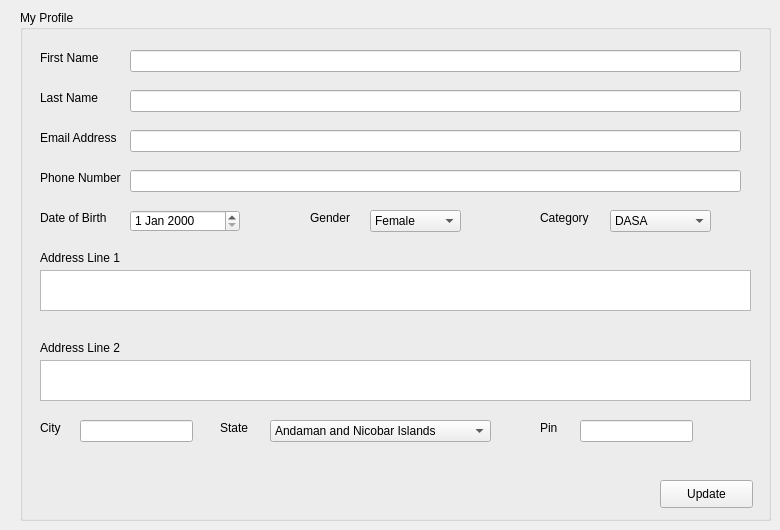
      <widget class="QWidget" name="tab_6">
       <attribute name="title">
        <string>Personal</string>
       </attribute>
       <widget class="QGroupBox" name="groupBox">
        <property name="geometry">
         <rect>
          <x>20</x>
          <y>10</y>
          <width>751</width>
          <height>511</height>
         </rect>
        </property>
        <property name="title">
         <string>My Profile</string>
        </property>
        <widget class="QLineEdit" name="lineEdit">
         <property name="geometry">
          <rect>
           <x>110</x>
           <y>40</y>
           <width>611</width>
           <height>22</height>
          </rect>
         </property>
        </widget>
        <widget class="QLabel" name="label">
         <property name="geometry">
          <rect>
           <x>20</x>
           <y>40</y>
           <width>71</width>
           <height>16</height>
          </rect>
         </property>
         <property name="text">
          <string>First Name</string>
         </property>
        </widget>
        <widget class="QLabel" name="label_2">
         <property name="geometry">
          <rect>
           <x>20</x>
           <y>80</y>
           <width>71</width>
           <height>16</height>
          </rect>
         </property>
         <property name="text">
          <string>Last Name</string>
         </property>
        </widget>
        <widget class="QLineEdit" name="lineEdit_2">
         <property name="geometry">
          <rect>
           <x>110</x>
           <y>80</y>
           <width>611</width>
           <height>22</height>
          </rect>
         </property>
        </widget>
        <widget class="QLabel" name="label_3">
         <property name="geometry">
          <rect>
           <x>20</x>
           <y>120</y>
           <width>81</width>
           <height>16</height>
          </rect>
         </property>
         <property name="text">
          <string>Email Address</string>
         </property>
        </widget>
        <widget class="QLineEdit" name="lineEdit_3">
         <property name="geometry">
          <rect>
           <x>110</x>
           <y>120</y>
           <width>611</width>
           <height>22</height>
          </rect>
         </property>
        </widget>
        <widget class="QLineEdit" name="lineEdit_7">
         <property name="geometry">
          <rect>
           <x>110</x>
           <y>160</y>
           <width>611</width>
           <height>22</height>
          </rect>
         </property>
        </widget>
        <widget class="QLabel" name="label_4">
         <property name="geometry">
          <rect>
           <x>20</x>
           <y>160</y>
           <width>91</width>
           <height>16</height>
          </rect>
         </property>
         <property name="text">
          <string>Phone Number</string>
         </property>
        </widget>
        <widget class="QLabel" name="label_5">
         <property name="geometry">
          <rect>
           <x>20</x>
           <y>200</y>
           <width>81</width>
           <height>16</height>
          </rect>
         </property>
         <property name="text">
          <string>Date of Birth</string>
         </property>
        </widget>
        <widget class="QLabel" name="label_6">
         <property name="geometry">
          <rect>
           <x>20</x>
           <y>240</y>
           <width>91</width>
           <height>16</height>
          </rect>
         </property>
         <property name="text">
          <string>Address Line 1</string>
         </property>
        </widget>
        <widget class="QLabel" name="label_9">
         <property name="geometry">
          <rect>
           <x>520</x>
           <y>200</y>
           <width>81</width>
           <height>16</height>
          </rect>
         </property>
         <property name="text">
          <string>Category</string>
         </property>
        </widget>
        <widget class="QLabel" name="label_10">
         <property name="geometry">
          <rect>
           <x>20</x>
           <y>330</y>
           <width>91</width>
           <height>16</height>
          </rect>
         </property>
         <property name="text">
          <string>Address Line 2</string>
         </property>
        </widget>
        <widget class="QLabel" name="label_11">
         <property name="geometry">
          <rect>
           <x>290</x>
           <y>200</y>
           <width>51</width>
           <height>16</height>
          </rect>
         </property>
         <property name="text">
          <string>Gender</string>
         </property>
        </widget>
        <widget class="QTextEdit" name="textEdit">
         <property name="geometry">
          <rect>
           <x>20</x>
           <y>260</y>
           <width>711</width>
           <height>41</height>
          </rect>
         </property>
        </widget>
        <widget class="QTextEdit" name="textEdit_2">
         <property name="geometry">
          <rect>
           <x>20</x>
           <y>350</y>
           <width>711</width>
           <height>41</height>
          </rect>
         </property>
        </widget>
        <widget class="QDateEdit" name="dateEdit">
         <property name="geometry">
          <rect>
           <x>110</x>
           <y>200</y>
           <width>110</width>
           <height>22</height>
          </rect>
         </property>
        </widget>
        <widget class="QComboBox" name="comboBox">
         <property name="geometry">
          <rect>
           <x>350</x>
           <y>200</y>
           <width>91</width>
           <height>22</height>
          </rect>
         </property>
         <item>
          <property name="text">
           <string>Female</string>
          </property>
         </item>
         <item>
          <property name="text">
           <string>Male</string>
          </property>
         </item>
         <item>
          <property name="text">
           <string>Other</string>
          </property>
         </item>
        </widget>
        <widget class="QComboBox" name="comboBox_2">
         <property name="geometry">
          <rect>
           <x>590</x>
           <y>200</y>
           <width>101</width>
           <height>22</height>
          </rect>
         </property>
         <item>
          <property name="text">
           <string>DASA</string>
          </property>
         </item>
         <item>
          <property name="text">
           <string>General</string>
          </property>
         </item>
         <item>
          <property name="text">
           <string>SC</string>
          </property>
         </item>
         <item>
          <property name="text">
           <string>ST</string>
          </property>
         </item>
         <item>
          <property name="text">
           <string>OBC</string>
          </property>
         </item>
         <item>
          <property name="text">
           <string>PH</string>
          </property>
         </item>
         <item>
          <property name="text">
           <string>Other</string>
          </property>
         </item>
        </widget>
        <widget class="QPushButton" name="pushButton_7">
         <property name="geometry">
          <rect>
           <x>640</x>
           <y>470</y>
           <width>93</width>
           <height>28</height>
          </rect>
         </property>
         <property name="text">
          <string>Update</string>
         </property>
        </widget>
        <widget class="QLabel" name="label_19">
         <property name="geometry">
          <rect>
           <x>20</x>
           <y>410</y>
           <width>21</width>
           <height>16</height>
          </rect>
         </property>
         <property name="text">
          <string>City</string>
         </property>
        </widget>
        <widget class="QLineEdit" name="lineEdit_9">
         <property name="geometry">
          <rect>
           <x>60</x>
           <y>410</y>
           <width>113</width>
           <height>22</height>
          </rect>
         </property>
        </widget>
        <widget class="QLabel" name="label_20">
         <property name="geometry">
          <rect>
           <x>200</x>
           <y>410</y>
           <width>41</width>
           <height>16</height>
          </rect>
         </property>
         <property name="text">
          <string>State</string>
         </property>
        </widget>
        <widget class="QComboBox" name="comboBox_5">
         <property name="geometry">
          <rect>
           <x>250</x>
           <y>410</y>
           <width>221</width>
           <height>22</height>
          </rect>
         </property>
         <item>
          <property name="text">
           <string>Andaman and Nicobar Islands</string>
          </property>
         </item>
         <item>
          <property name="text">
           <string>Andhra Pradesh</string>
          </property>
         </item>
         <item>
          <property name="text">
           <string>Arunachal Pradesh</string>
          </property>
         </item>
         <item>
          <property name="text">
           <string>Assam</string>
          </property>
         </item>
         <item>
          <property name="text">
           <string>Bihar</string>
          </property>
         </item>
         <item>
          <property name="text">
           <string>Chandigarh</string>
          </property>
         </item>
         <item>
          <property name="text">
           <string>Chhattisgarh</string>
          </property>
         </item>
         <item>
          <property name="text">
           <string>Dadra and Nagar Haveli</string>
          </property>
         </item>
         <item>
          <property name="text">
           <string>Daman and Diu</string>
          </property>
         </item>
         <item>
          <property name="text">
           <string>National Capital Territory of Delhi</string>
          </property>
         </item>
         <item>
          <property name="text">
           <string>Goa</string>
          </property>
         </item>
         <item>
          <property name="text">
           <string>Gujarat</string>
          </property>
         </item>
         <item>
          <property name="text">
           <string>Haryana</string>
          </property>
         </item>
         <item>
          <property name="text">
           <string>Himanchal Pradesh</string>
          </property>
         </item>
         <item>
          <property name="text">
           <string>Jammu and Kashmir</string>
          </property>
         </item>
         <item>
          <property name="text">
           <string>Jharkhand</string>
          </property>
         </item>
         <item>
          <property name="text">
           <string>Karnataka</string>
          </property>
         </item>
         <item>
          <property name="text">
           <string>Kerala</string>
          </property>
         </item>
         <item>
          <property name="text">
           <string>Lakshwadeep</string>
          </property>
         </item>
         <item>
          <property name="text">
           <string>Madhya Pradesh</string>
          </property>
         </item>
         <item>
          <property name="text">
           <string>Maharashtra</string>
          </property>
         </item>
         <item>
          <property name="text">
           <string>Manipur</string>
          </property>
         </item>
         <item>
          <property name="text">
           <string>Meghalaya</string>
          </property>
         </item>
         <item>
          <property name="text">
           <string>Mizoram</string>
          </property>
         </item>
         <item>
          <property name="text">
           <string>Nagaland</string>
          </property>
         </item>
         <item>
          <property name="text">
           <string>Orissa</string>
          </property>
         </item>
         <item>
          <property name="text">
           <string>Puducherry</string>
          </property>
         </item>
         <item>
          <property name="text">
           <string>Punjab</string>
          </property>
         </item>
         <item>
          <property name="text">
           <string>Rajasthan</string>
          </property>
         </item>
         <item>
          <property name="text">
           <string>Sikkim</string>
          </property>
         </item>
         <item>
          <property name="text">
           <string>Tamil Nadu</string>
          </property>
         </item>
         <item>
          <property name="text">
           <string>Telangana</string>
          </property>
         </item>
         <item>
          <property name="text">
           <string>Tripura</string>
          </property>
         </item>
         <item>
          <property name="text">
           <string>Uttar Pradesh</string>
          </property>
         </item>
         <item>
          <property name="text">
           <string>Uttarakhand</string>
          </property>
         </item>
         <item>
          <property name="text">
           <string>West Bengal</string>
          </property>
         </item>
         <item>
          <property name="text">
           <string>Other</string>
          </property>
         </item>
        </widget>
        <widget class="QLabel" name="label_21">
         <property name="geometry">
          <rect>
           <x>520</x>
           <y>410</y>
           <width>41</width>
           <height>16</height>
          </rect>
         </property>
         <property name="text">
          <string>Pin</string>
         </property>
        </widget>
        <widget class="QLineEdit" name="lineEdit_10">
         <property name="geometry">
          <rect>
           <x>560</x>
           <y>410</y>
           <width>113</width>
           <height>22</height>
          </rect>
         </property>
        </widget>
       </widget>
      </widget>
